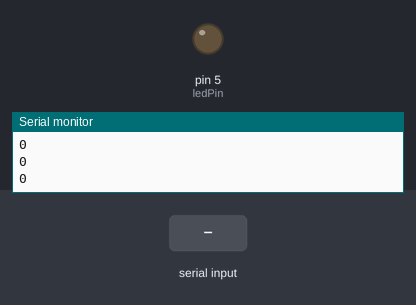
A sketch run on a simulated Arduino Uno, built with avr-gcc and run on an emulated ATmega328P. On the bench: output pins drawn as LEDs (lit = HIGH), the last lines printed to the serial monitor. The inputs (shaded band) are chosen by the test bench.

Above: at 1.2 s.
1.3 s: "30,150\n" received over Serial
At 1.9 s:
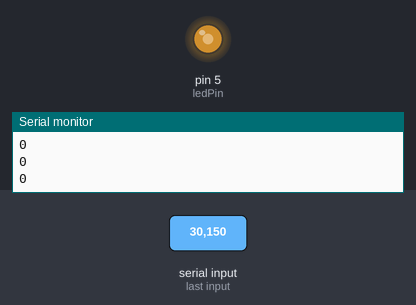
3.0 s: "90\n" received over Serial
At 3.4 s:
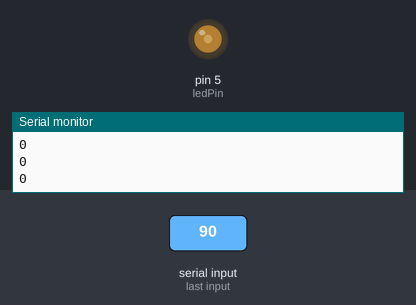
4.5 s: "200\n" received over Serial
At 5.7 s:
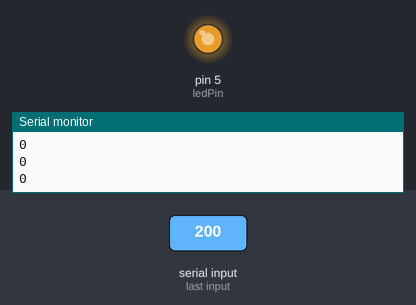
Timing chart, 0 to 7.5 s (numbered marks = the images above; inputs shaded):
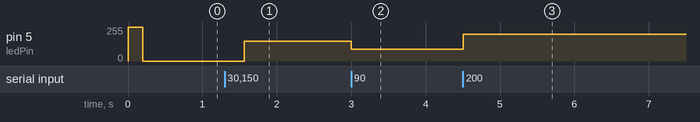

Measured:
- after the input at 1.3 s, pin 5 (ledPin): 0/255 → 150/255 after 0.26 s
- after the input at 3.0 s, pin 5 (ledPin): 150/255 → 90/255 at once
- after the input at 4.5 s, pin 5 (ledPin): 90/255 → 200/255 at once

The sketch:

p5_controlLED.ino
```cpp
int ledPin = 5;
int brightness = 0;

void setup() {
  // starting serial communication with p5
  Serial.begin(9600);

  // I chose pin5, so I am setting it as an output for the LED
  pinMode(ledPin, OUTPUT);

  // turning the LED on to check the wiring
  digitalWrite(ledPin, HIGH);
  delay(200);
  digitalWrite(ledPin, LOW);

  // waiting for p5 to begin sending data
  while (Serial.available() <= 0) {
    digitalWrite(LED_BUILTIN, HIGH);

    // using this function to send a starting value to p5
    Serial.println("0");

    delay(300);

    digitalWrite(LED_BUILTIN, LOW);
    delay(40);
  }
}

  void loop() {
  // checking if p5 sent data.
  if (Serial.available() > 0) {
    digitalWrite(LED_BUILTIN, HIGH);

    // reading brightness value from p5
    int brightnessFromP5 = Serial.parseInt();

    if (Serial.read() == '\n') {
      // keeping the brightness between 0 and 255.
      brightness = constrain(brightnessFromP5, 0, 255);

      // using the value to control the LED brightness
      analogWrite(ledPin, brightness);
    }

    digitalWrite(LED_BUILTIN, LOW);
  }
}
```
